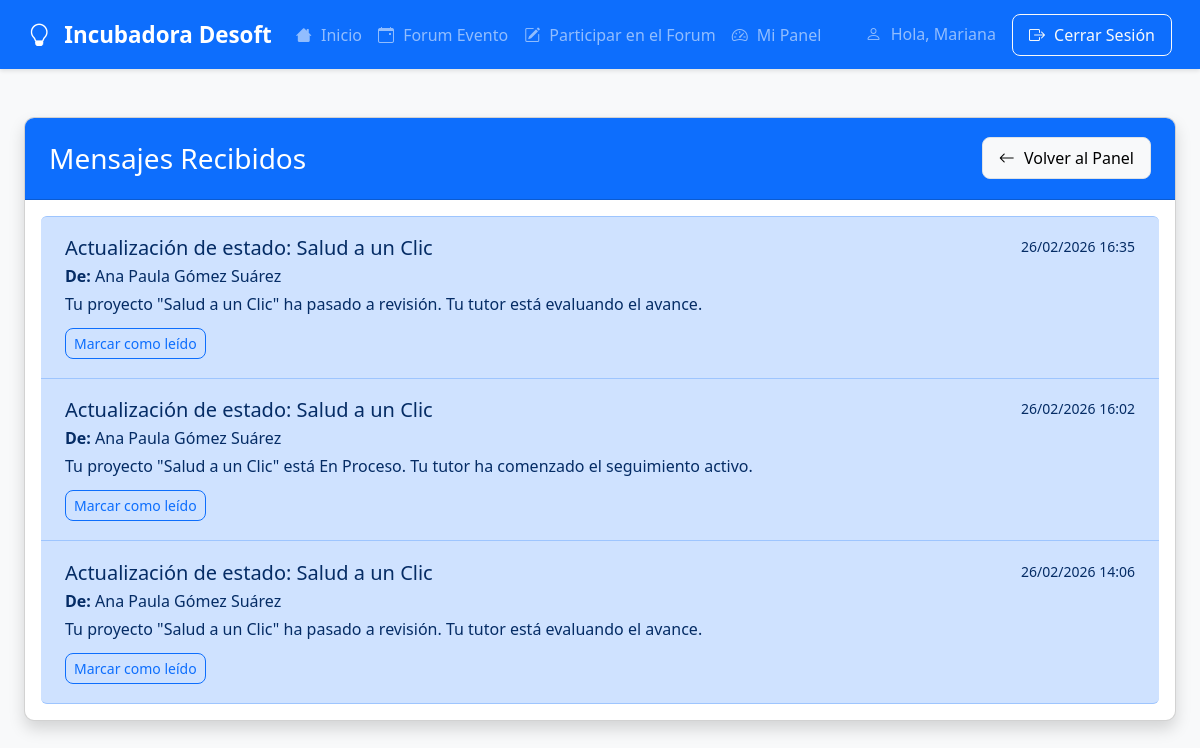
The page /mensajes/ (signed in) on the database as committed earlier.
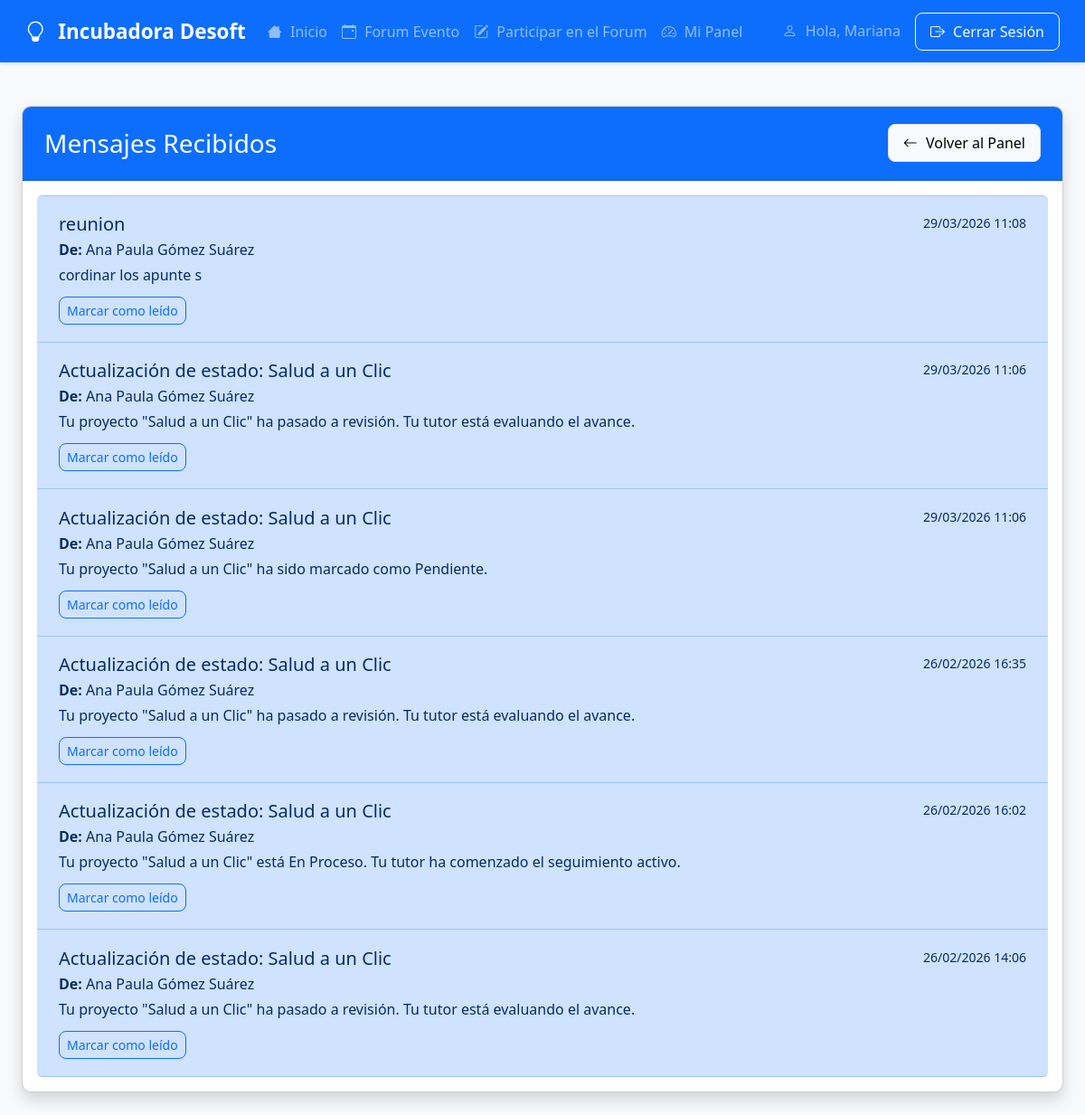
The same page on the database as committed later.
### emprendedores/models.py (models this page shows, shortened)
class Mensaje(models.Model):
    TIPOS_DESTINATARIO = (
        ('tutor', 'Tutor'),
        ('emprendedor', 'Emprendedor'),
        ('administrador', 'Administrador'),
    )
    remitente = models.ForeignKey(User, on_delete=models.CASCADE, related_name='mensajes_enviados')
    destinatario = models.ForeignKey(User, on_delete=models.CASCADE, related_name='mensajes_recibidos')
    tipo_destinatario = models.CharField(max_length=20, choices=TIPOS_DESTINATARIO)
    asunto = models.CharField(max_length=200)
    contenido = models.TextField()
    fecha_envio = models.DateTimeField(auto_now_add=True)
    leido = models.BooleanField(default=False)
    archivo = models.FileField(upload_to='mensajes/%Y/%m/%d/', blank=True, null=True)
    class Meta:
        ordering = ['-fecha_envio']

### emprendedores/views.py (the view)
# urls.py: path('mensajes/', views.ver_mensajes, name='ver_mensajes'),
@login_required
def ver_mensajes(request):
    mensajes = Mensaje.objects.filter(destinatario=request.user).order_by('-fecha_envio')
    return render(request, 'emprendedores/ver_mensajes.html', {
        'mensajes': mensajes
    })

### emprendedores/templates/emprendedores/ver_mensajes.html (shortened to what this page needs)
{% extends "emprendedores/base.html" %}
{% block content %}
<div class="container mt-5">
    <div class="card shadow">
        <div class="card-header bg-primary text-white">
            <div class="d-flex justify-content-between align-items-center">
                <h3 class="mb-0">Mensajes Recibidos</h3>
                <a href="{% url 'panel_usuario' %}" class="btn btn-light">
                    <i class="bi bi-arrow-left"></i> Volver al Panel
                </a>
            </div>
        </div>
        <div class="card-body">
            {% if mensajes %}
            <div class="list-group">
                {% for mensaje in mensajes %}
                <div class="list-group-item {% if not mensaje.leido %}list-group-item-primary{% endif %}">
                    <div class="d-flex w-100 justify-content-between">
                        <h5 class="mb-1">{{ mensaje.asunto }}</h5>
                        <small>{{ mensaje.fecha_envio|date:"d/m/Y H:i" }}</small>
                    </div>
                    <p class="mb-1"><strong>De:</strong> {{ mensaje.remitente.get_full_name }}</p>
                    <p class="mb-1">{{ mensaje.contenido }}</p>
                    {% if not mensaje.leido %}
                    <button class="btn btn-sm btn-outline-primary mt-2" onclick="marcarLeido({{ mensaje.id }})">
                        Marcar como leído
                    </button>
                    {% endif %}
                </div>
                {% endfor %}
            </div>
            {% else %}
            <div class="text-center py-4">
                <i class="bi bi-envelope-open display-4 text-muted"></i>
                <p class="mt-3">No tienes mensajes.</p>
            </div>
            {% endif %}
        </div>
    </div>
</div>
{% endblock %}

### emprendedores/templates/emprendedores/base.html (shortened to what this page needs)
{% load static %}
<!DOCTYPE html>
<html lang="es">
<head>
    <link href="{% static 'css/bootstrap.min.css' %}" rel="stylesheet">
    <link href="{% static 'css/bootstrap-icons.css' %}" rel="stylesheet">
    <link rel="stylesheet" href="{% static 'css/styles.css' %}">
</head>
<body>
    {% include 'emprendedores/navbar.html' %}
    <div class="container mt-4">
        {% block content %}{% endblock %}
    </div>
</body>
</html>

### emprendedores/templates/emprendedores/navbar.html (shortened to what this page needs)
<nav class="navbar navbar-expand-lg navbar-dark bg-primary mb-4">
    <div class="container">
        <a class="navbar-brand" href="{% url 'inicio' %}">
            <i class="bi bi-lightbulb"></i> Incubadora Desoft
        </a>
        <div class="collapse navbar-collapse" id="navbarNav">
            <ul class="navbar-nav me-auto">
                <li class="nav-item">
                    <a class="nav-link" href="{% url 'inicio' %}">
                        <i class="bi bi-house"></i> Inicio
                    </a>
                </li>
                <li class="nav-item">
                    <a class="nav-link" href="{% url 'forum_evento' %}">
                        <i class="bi bi-calendar-event"></i> Forum Evento
                    </a>
                </li>
                <li class="nav-item">
                    <a class="nav-link" href="{% url 'participar_forum' %}">
                        <i class="bi bi-pencil-square"></i> Participar en el Forum
                    </a>
                </li>
                {% if user.is_authenticated %}
                    <li class="nav-item">
                        {% if user.is_superuser %}
                            <a class="nav-link" href="{% url 'panel_admin' %}">
                                <i class="bi bi-gear"></i> Panel Administración
                            </a>
                        {% else %}
                            <a class="nav-link" href="{% url 'panel_usuario' %}">
                                <i class="bi bi-speedometer2"></i> Mi Panel
                            </a>
                        {% endif %}
                    </li>
                {% else %}
                    <li class="nav-item">
                        <a class="nav-link" href="{% url 'registro' %}">
                            <i class="bi bi-plus-circle"></i> Registro
                        </a>
                    </li>
                {% endif %}
            </ul>
            <div class="d-flex">
                {% if user.is_authenticated %}
                    <span class="navbar-text me-3">
                        <i class="bi bi-person"></i> Hola, {{ user.first_name|default:user.username }}
                    </span>
                    <a href="{% url 'logout' %}" class="btn btn-outline-light">
                        <i class="bi bi-box-arrow-right"></i> Cerrar Sesión
                    </a>
                {% endif %}
            </div>
        </div>
    </div>
</nav>

### static/css/styles.css (style rules this page uses)
body { background-color: #f8f9fa; font-family: 'Segoe UI', Tahoma, Geneva, Verdana, sans-serif; color: #333; }
.container { max-width: 1400px; }
.card { border-radius: 10px; overflow: hidden; box-shadow: 0 4px 6px rgba(0, 0, 0, 0.1); transition: transform 0.3s ease; margin-bottom: 25px; }
.card-header { padding: 1.2rem 1.5rem; font-weight: 600; }
.list-group-item { padding: 1.2rem 1.5rem; border-left: none; border-right: none; transition: background-color 0.2s; }
.btn { border-radius: 8px; padding: 0.5rem 1rem; font-weight: 500; transition: all 0.2s ease; }
.btn-sm { padding: 0.25rem 0.5rem; font-size: 0.875rem; }
.btn-light { background-color: #f8f9fa; border-color: #dee2e6; }
.navbar { box-shadow: 0 2px 4px rgba(0, 0, 0, 0.1); padding: 0.8rem 1rem; }
.navbar-brand { font-weight: 700; font-size: 1.4rem; }
.navbar-brand i { margin-right: 8px; }
.bi { margin-right: 5px; }
.btn .bi { margin-right: 5px; }

Rows that differ between the two databases and show on the page:
added Mensaje: asunto "reunion", fecha_envio "29/03/2026 11:08", remitente.get_full_name "Ana Paula Gómez Suárez", contenido "cordinar los apunte s"
added Mensaje: asunto "Actualización de estado: Salud a un Clic", fecha_envio "29/03/2026 11:06", remitente.get_full_name "Ana Paula Gómez Suárez", contenido "Tu proyecto \"Salud a un Clic\" ha pasado a revisión. Tu tutor está evaluando el avance."
added Mensaje: asunto "Actualización de estado: Salud a un Clic", fecha_envio "29/03/2026 11:06", remitente.get_full_name "Ana Paula Gómez Suárez", contenido "Tu proyecto \"Salud a un Clic\" ha sido marcado como Pendiente."
